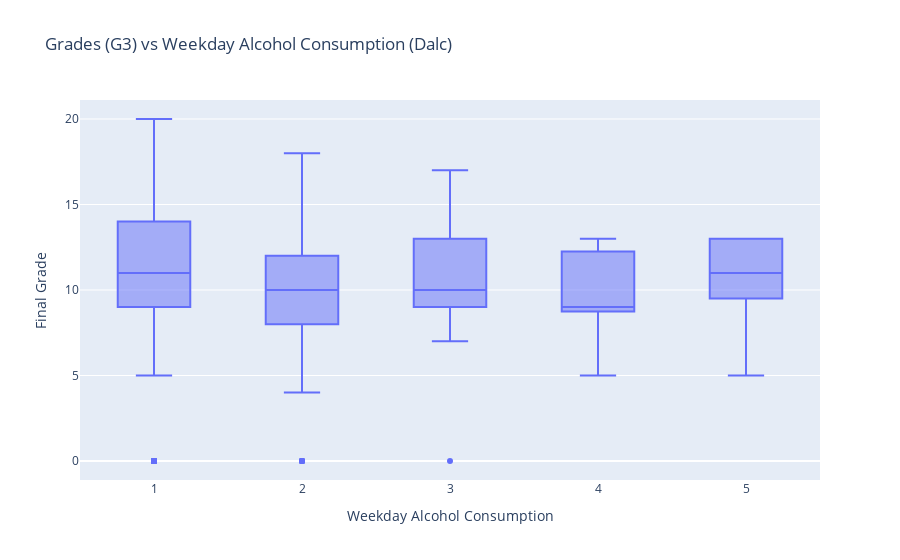

Notebook cell for this chart:
### Code cell
fig5 = px.box(df, x='Dalc', y='G3', title='Grades (G3) vs Weekday Alcohol Consumption (Dalc)',
              labels={'Dalc': 'Weekday Alcohol Consumption', 'G3': 'Final Grade'})
fig5.show()

### Figure 1 — Plotly figure (JSON) as saved in the notebook; plotly's stock layout.template omitted (floating-point values rounded to 4 significant figures; data arrays with more than 128 entries replaced by an {"elided": "..."} marker saying what was removed)
{"data": [{"alignmentgroup": "True", "hovertemplate": "Weekday Alcohol Consumption=%{x}<br>Final Grade=%{y}<extra></extra>", "legendgroup": "", "marker": {"color": "#636efa"}, "name": "", "notched": false, "offsetgroup": "", "orientation": "v", "showlegend": false, "type": "box", "x": {"elided": "395 int values"}, "x0": " ", "xaxis": "x", "y": {"elided": "395 int values"}, "y0": " ", "yaxis": "y"}], "layout": {"boxmode": "group", "legend": {"tracegroupgap": 0}, "title": {"text": "Grades (G3) vs Weekday Alcohol Consumption (Dalc)"}, "xaxis": {"anchor": "y", "domain": [0, 1], "title": {"text": "Weekday Alcohol Consumption"}}, "yaxis": {"anchor": "x", "domain": [0, 1], "title": {"text": "Final Grade"}}}}
